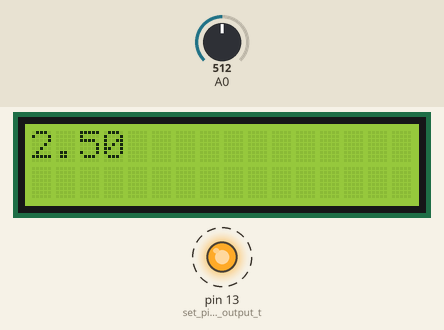
This sketch was run on a simulated Arduino Uno, built with avr-gcc and run on an emulated ATmega328P. Shown: 16×2 character LCD, output pins drawn as LEDs (lit = HIGH). Dashed ring = blinking. The inputs (shaded band) are chosen by the test bench; at power-on: A0 = 512. What the sketch prints to the serial monitor is not drawn.

Above: at 1.6 s.
1.7 s: A0 set to 306
At 3.18 s:
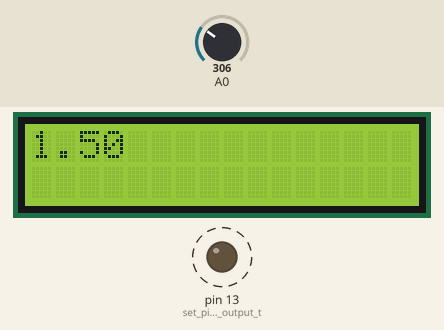
4.2 s: A0 set to 122
At 4.87 s:
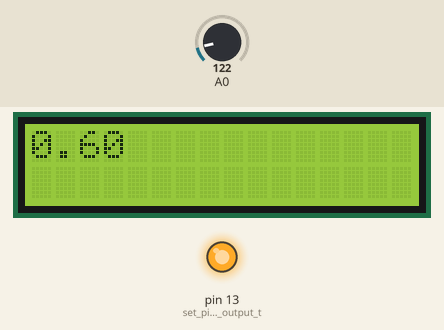
6.3 s: A0 set to 0
At 7.7 s:
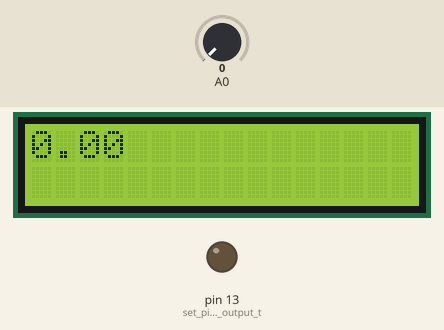
8.0 s: A0 set to 716
At 10.0 s:
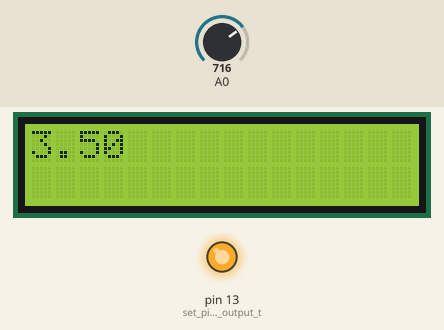
Timing chart, 0 to 13.1 s (numbered marks = the images above; inputs shaded):
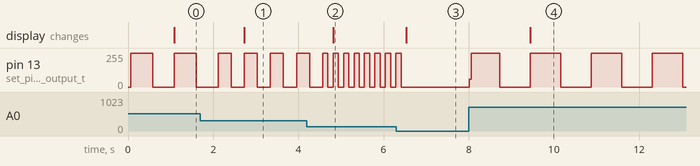

Measured:
- after the input at 1.7 s, pin 13 (set_pin_13_as_an_output_t): alternates 255/255 for 0.31 s and 0/255 for 0.31 s, starting after 0.72 s; the display: changes after 1.0 s (image 1)
- after the input at 4.2 s, the display: changes after 0.62 s (image 2)
- after the input at 6.3 s, pin 13 (set_pin_13_as_an_output_t): goes on until 6.4 s, then stays 0/255; the display: changes after 0.24 s (image 3)
- after the input at 8.0 s, pin 13 (set_pin_13_as_an_output_t): 0/255 → 60/255 at once, then repeats every 1.4 s: 255/255 0.67 s, 0/255 0.72 s; the display: changes after 1.4 s (image 4)
- by itself, pin 13 (set_pin_13_as_an_output_t): alternates 255/255 for 0.51 s and 0/255 for 0.51 s

The sketch:

Potentiometer__voltage_readout.ino
```cpp
/*
SparkFun Inventor’s Kit
Circuit 1B-Potentiometer

Changes how fast an LED connected to pin 13 blinks, based on a potentiometer connected to pin A0

This sketch was written by SparkFun Electronics, with lots of help from the Arduino community.
This code is completely free for any use.

View circuit diagram and instructions at: https://learn.sparkfun.com/tutorials/sparkfun-inventors-kit-experiment-guide---v40
Download code at: https://github.com/sparkfun/SIK-Guide-Code
*/

#include <LiquidCrystal.h>          //the liquid crystal libarry contains commands for printing to the display

LiquidCrystal lcd(12, 11, 10, 9, 8, 7);
int potPosition ;
int potVal;

//this variable will hold a value based on the position of the potentiometer

void setup()
{  lcd.begin(16, 2);                 //tell the lcd library that we are using a display that is 16 characters wide and 2 characters high
  lcd.clear();                      //clear the display


  Serial.begin(9600);       //start a serial connection with the computer

  pinMode(13, OUTPUT);      //set pin 13 as an output that can be set to HIGH or LOW
}

void loop()
{
  //read the position of the pot
  potPosition = analogRead(A0);
  float voltage = potPosition * (5.0 / 1023);   //set potPosition to a number between 0 and 1023 based on how far the knob is turned
  Serial.println(voltage);     //print the value of potPosition in the serial monitor on the computer


  digitalWrite(13, HIGH);           // Turn on the LED
   delay(potPosition);              // delay for as many miliseconds as potPosition (0-1023)

digitalWrite(13, LOW);            // Turn off the LED
  delay(potPosition);              // delay for as many miliseconds as potPosition (0-1023)

   lcd.setCursor(0,0);               //set the cursor to the 0,0 position (top left corner)
  lcd.print(voltage);       //print hello, world! starting at that position

}
```
